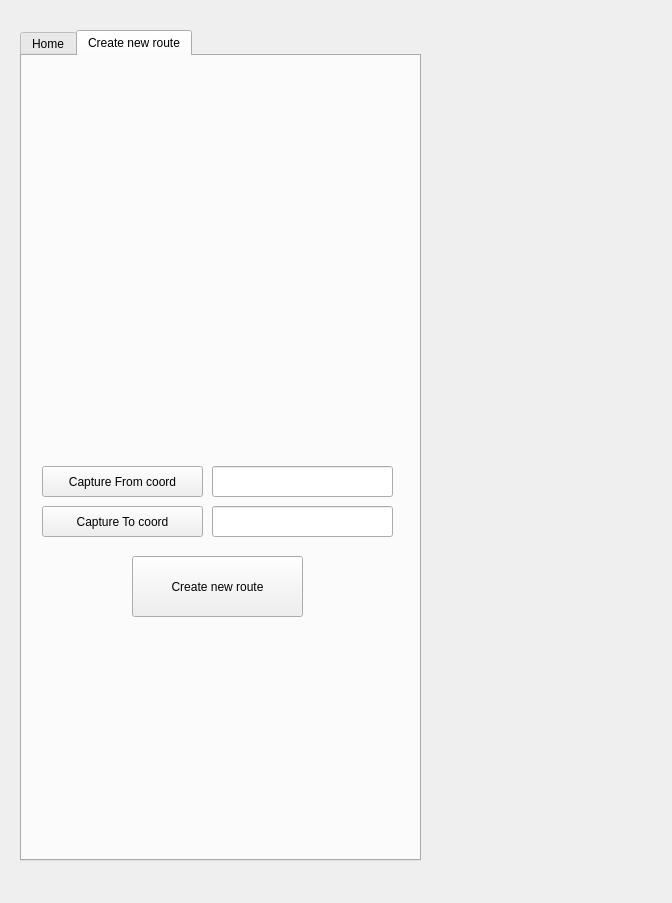
<?xml version="1.0" encoding="UTF-8"?>
<ui version="4.0">
 <class>TransitionDialogBase</class>
 <widget class="QDialog" name="TransitionDialogBase">
  <property name="geometry">
   <rect>
    <x>0</x>
    <y>0</y>
    <width>672</width>
    <height>903</height>
   </rect>
  </property>
  <property name="windowTitle">
   <string>Transition</string>
  </property>
  <widget class="QTabWidget" name="tabWidget">
   <property name="geometry">
    <rect>
     <x>20</x>
     <y>30</y>
     <width>401</width>
     <height>831</height>
    </rect>
   </property>
   <property name="currentIndex">
    <number>1</number>
   </property>
   <widget class="QWidget" name="tab">
    <attribute name="title">
     <string>Home</string>
    </attribute>
    <widget class="QPushButton" name="pushButton">
     <property name="geometry">
      <rect>
       <x>10</x>
       <y>20</y>
       <width>371</width>
       <height>41</height>
      </rect>
     </property>
     <property name="text">
      <string>Send API request</string>
     </property>
    </widget>
    <widget class="QPlainTextEdit" name="plainTextEdit">
     <property name="geometry">
      <rect>
       <x>10</x>
       <y>80</y>
       <width>371</width>
       <height>671</height>
      </rect>
     </property>
    </widget>
    <widget class="QPushButton" name="resetButton">
     <property name="geometry">
      <rect>
       <x>150</x>
       <y>760</y>
       <width>89</width>
       <height>25</height>
      </rect>
     </property>
     <property name="text">
      <string>Reset</string>
     </property>
    </widget>
   </widget>
   <widget class="QWidget" name="tab_2">
    <attribute name="title">
     <string>Create new route</string>
    </attribute>
    <widget class="QPushButton" name="routeButton">
     <property name="geometry">
      <rect>
       <x>110</x>
       <y>500</y>
       <width>171</width>
       <height>61</height>
      </rect>
     </property>
     <property name="text">
      <string>Create new route</string>
     </property>
    </widget>
    <widget class="QPushButton" name="captureButtonFrom">
     <property name="geometry">
      <rect>
       <x>20</x>
       <y>410</y>
       <width>161</width>
       <height>31</height>
      </rect>
     </property>
     <property name="text">
      <string>Capture From coord</string>
     </property>
    </widget>
    <widget class="QLineEdit" name="userCrsEditTo">
     <property name="geometry">
      <rect>
       <x>190</x>
       <y>450</y>
       <width>181</width>
       <height>31</height>
      </rect>
     </property>
    </widget>
    <widget class="QLineEdit" name="userCrsEditFrom">
     <property name="geometry">
      <rect>
       <x>190</x>
       <y>410</y>
       <width>181</width>
       <height>31</height>
      </rect>
     </property>
    </widget>
    <widget class="QPushButton" name="captureButtonTo">
     <property name="geometry">
      <rect>
       <x>20</x>
       <y>450</y>
       <width>161</width>
       <height>31</height>
      </rect>
     </property>
     <property name="text">
      <string>Capture To coord</string>
     </property>
    </widget>
    <widget class="QWidget" name="verticalLayoutWidget">
     <property name="geometry">
      <rect>
       <x>10</x>
       <y>10</y>
       <width>371</width>
       <height>381</height>
      </rect>
     </property>
     <layout class="QVBoxLayout" name="verticalLayout"/>
    </widget>
   </widget>
  </widget>
 </widget>
 <resources/>
 <connections/>
</ui>
